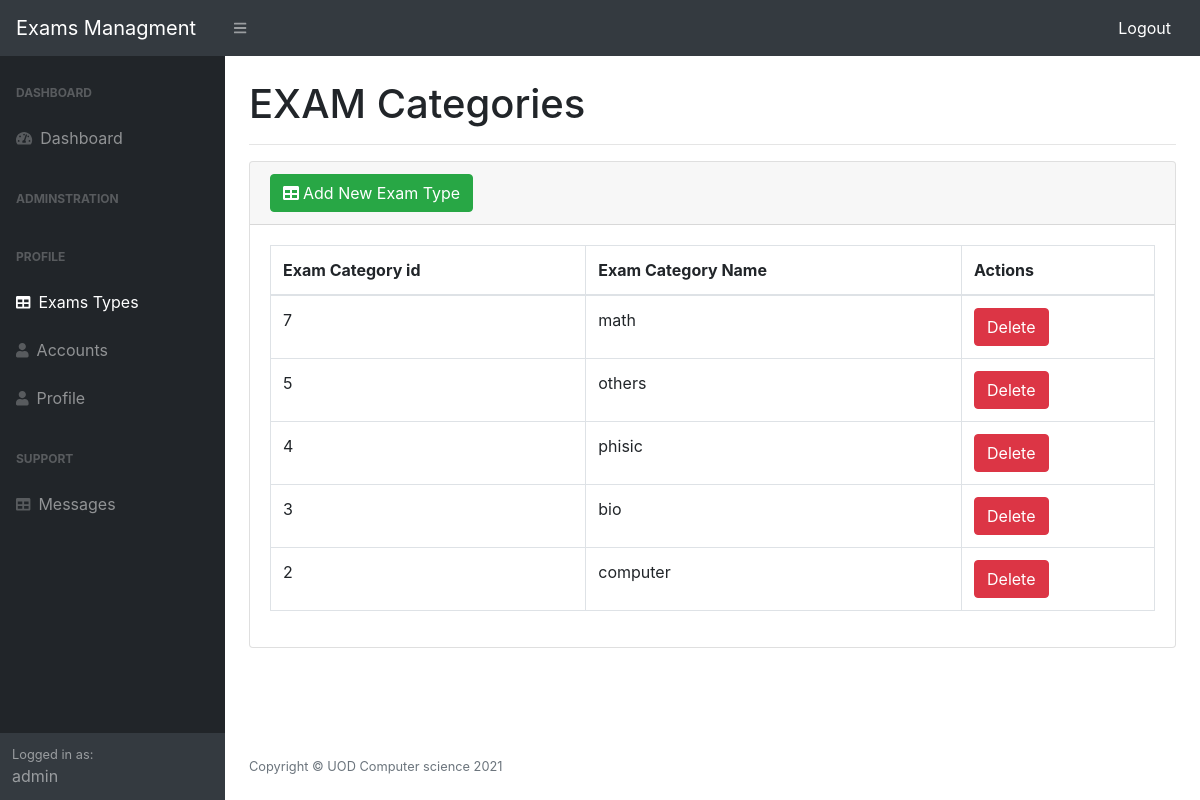
Screenshot of /admin/exam_types.php (signed in) with the database file from the repository.
### tables this page shows
CREATE TABLE `class` (
  `class_id` int(11) NOT NULL,
  `class_name` varchar(255) NOT NULL
);

### admin/exam_types.php (the view, shortened to what this page needs)
<?php
require_once 'header.php';
?>
            <div id="layoutSidenav_content">
                <main>
                    <div class="container-fluid">
                        <h1 class="mt-4">EXAM Categories</h1>
                        <hr>
                        <div class="card mb-4">
                            <div class="card-header">
                               <button class="btn btn-success" data-toggle="modal" data-target="#exampleModal"> <i class="fas fa-table mr-1"></i>Add New Exam Type</button>
                            </div>
                            <div class="card-body">
                                <div class="table-responsive">
                                    <table class="table table-bordered" width="100%" cellspacing="0">
                                        <thead>
                                            <tr>
                                                <th>Exam Category id</th>
                                                <th>Exam Category Name</th>
                                                <th>Actions</th>
                                            </tr>
                                        </thead>
                                        <tbody>
                                             <?php
                                                 $query = "SELECT * FROM `class` order by class_id DESC";
                                                 $run = mysqli_query($con,$query) or die('mysql error');
                                                 while ($user = mysqli_fetch_assoc($run)) {
                                                    echo '
                                                    <tr>
                                                      <td>'.$user['class_id'].'</td>
                                                      <td>'.$user['class_name'].'</td>
                                                       <td>
                                                       <a class="btn btn-danger" href="?delete='.$user['class_id'].'" onclick="return confirm(\'Are you sure you want to delete this Exam Type, all related exams will be deleted too?\');">Delete</a></td>
                                                    </tr>
                                                    ';
                                                  }
                                            ?>
                                        </tbody>
                                    </table>
                                </div>
                            </div>
                        </div>
                    </div>
                </main>
<?php
require_once 'footer.php';
?>

### rows the page displays
class: class_id "7", class_name "math"
class: class_id "5", class_name "others"
class: class_id "4", class_name "phisic"
class: class_id "3", class_name "bio"
class: class_id "2", class_name "computer"

### other values shown
$_SESSION['user-role'] "admin"
